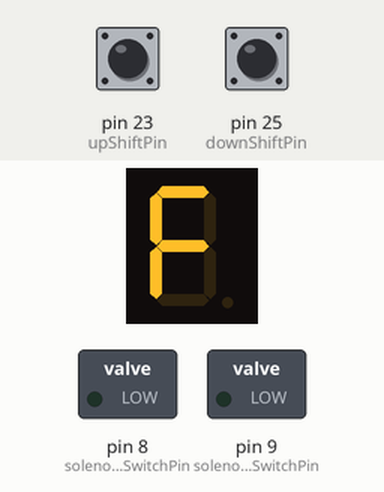
Recording of a sketch running on a simulated Arduino Mega 2560, built with avr-gcc and run on an emulated ATmega2560. Parts: 1-digit seven-segment display, switched loads named in the sketch (green lamp = pin HIGH). Wiring (inferred from the names in the program): 1-digit 7-segment display, segments lit when HIGH: segments pin 22, pin 24, pin 26, pin 28, pin 30, pin 32, pin 34, pin 28. The test bench sets the inputs (shaded band); at power-on: pin 23 (upShiftPin) LOW, pin 25 (downShiftPin) LOW. The segment pins are drawn as the display they are named for; pins used as bus, display or sensor lines are not drawn.

Above: at 11.6 s.
At 14.7 s:
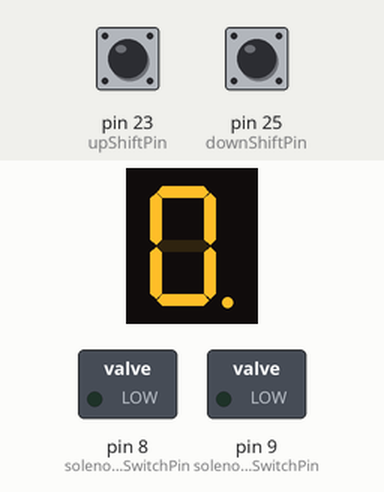
14.8 s: pin 23 (upShiftPin) pulled HIGH for 0.15 s
At 15.2 s:
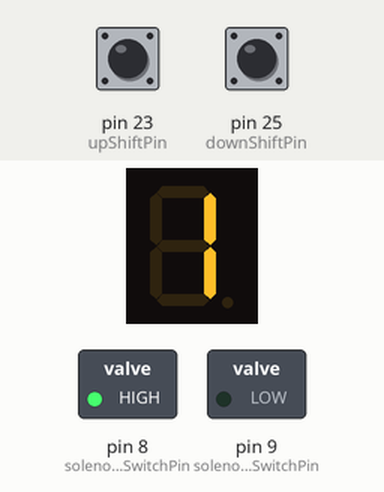
16.8 s: pin 25 (downShiftPin) pulled HIGH for 0.15 s
At 17.2 s:
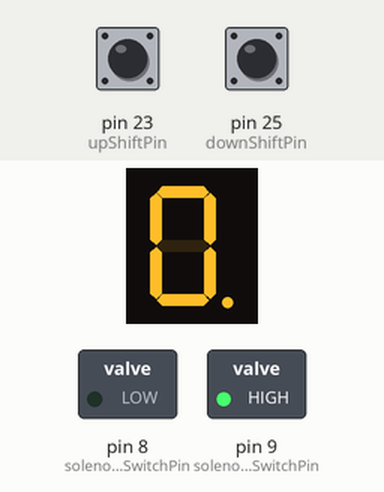
Timing chart, 0 to 19.8 s (numbered marks = the images above; inputs shaded):
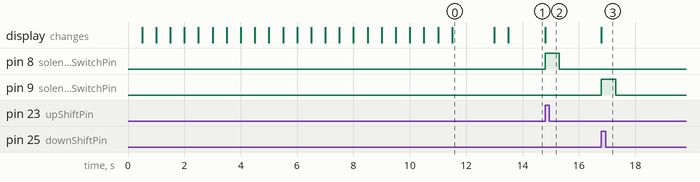

Measured:
- after the input at 14.8 s, pin 8 (solenoidUpSwitchPin): LOW → HIGH at once, → LOW 0.50 s later; the display: changes at once (image 2)
- after the input at 16.8 s, pin 9 (solenoidDownSwitchPin): LOW → HIGH at once, → LOW 0.50 s later; the display: changes at once (image 3)
- what the display in image 0 shows lasts 1.5 s, from 11.5 s to 13.0 s

The sketch:

shiftingCode.ino
```cpp
// Design by Dominic Carrillo and used by ya boi
// Edited on April 16th, 2022
// Program Description: This program will listen to signals sent by the paddle shifters, either upshifting or downshifting. Esta programa es muy, muy malo. Muento me. Depending on the signal recieved, a shifting action will happen to change the gear counter indicator and an appropiate shift procedure for the corresponding upshift or downshift signal.

//=======================================================================================
// Global Variables
//=======================================================================================

  int gearCounter = 0;

// Segement Pins

  int APin = 22;
  int BPin = 24;
  int CPin = 26;
  int DPin = 28;
  int EPin = 30;
  int FPin = 32;
  int GPin = 34;

// Paddle Switch Pins

  int upShiftPin = 23;
  int downShiftPin = 25;
  int solenoidUpSwitchPin = 8;
  int solenoidDownSwitchPin = 9;

// Configurable Variables

  // Delay time for when the solenoid will engage then to disengage
  int shiftTime = 500; // in ms

//=======================================================================================
// Helper Functions
//=======================================================================================

// Gear Counter Functions
//---------------------------------------------------------------------------------------
// Display 0 on Segment Display from Truth Table
void disp_zero_gear(){
  digitalWrite(APin, HIGH);
  digitalWrite(BPin, HIGH);
  digitalWrite(CPin, HIGH);
  digitalWrite(DPin, HIGH);
  digitalWrite(EPin, HIGH);
  digitalWrite(FPin, HIGH);
  digitalWrite(GPin, LOW);
}
// Display 1 on Segment Display from Truth Table
void disp_first_gear(){
  digitalWrite(APin, LOW);
  digitalWrite(BPin, HIGH);
  digitalWrite(CPin, HIGH);
  digitalWrite(DPin, LOW);
  digitalWrite(EPin, LOW);
  digitalWrite(FPin, LOW);
  digitalWrite(GPin, LOW);
}
// Display 2 on Segment Display from Truth Table
void disp_second_gear(){
  digitalWrite(APin, HIGH);
  digitalWrite(BPin, HIGH);
  digitalWrite(CPin, LOW);
  digitalWrite(DPin, HIGH);
  digitalWrite(EPin, HIGH);
  digitalWrite(FPin, LOW);
  digitalWrite(GPin, HIGH);
}
// Display 3 on Segment Display from Truth Table
void disp_third_gear(){
  digitalWrite(APin, HIGH);
  digitalWrite(BPin, HIGH);
  digitalWrite(CPin, HIGH);
  digitalWrite(DPin, HIGH);
  digitalWrite(EPin, LOW);
  digitalWrite(FPin, LOW);
  digitalWrite(GPin, HIGH);
}
// Display 4 on Segment Display from Truth Table
void disp_fourth_gear(){
  digitalWrite(APin, LOW);
  digitalWrite(BPin, HIGH);
  digitalWrite(CPin, HIGH);
  digitalWrite(DPin, LOW);
  digitalWrite(EPin, LOW);
  digitalWrite(FPin, HIGH);
  digitalWrite(GPin, HIGH);
}
// Display 5 on Segment Display from Truth Table
void disp_fifth_gear(){
  digitalWrite(APin, HIGH);
  digitalWrite(BPin, LOW);
  digitalWrite(CPin, HIGH);
  digitalWrite(DPin, HIGH);
  digitalWrite(EPin, LOW);
  digitalWrite(FPin, HIGH);
  digitalWrite(GPin, HIGH);
}
// Display 6 on Segment Display from Truth Table
void disp_sixth_gear(){
  digitalWrite(APin, HIGH);
  digitalWrite(BPin, LOW);
  digitalWrite(CPin, HIGH);
  digitalWrite(DPin, HIGH);
  digitalWrite(EPin, HIGH);
  digitalWrite(FPin, HIGH);
  digitalWrite(GPin, HIGH);
}
// Turn Off Segment Display from Truth Table
void turn_off_gear(){
  digitalWrite(APin, LOW);
  digitalWrite(BPin, LOW);
  digitalWrite(CPin, LOW);
  digitalWrite(DPin, LOW);
  digitalWrite(EPin, LOW);
  digitalWrite(FPin, LOW);
  digitalWrite(GPin, LOW);
}
// Turn Off Segment Display from Truth Table
void disp_f_gear(){
  digitalWrite(APin, HIGH);
  digitalWrite(BPin, LOW);
  digitalWrite(CPin, LOW);
  digitalWrite(DPin, LOW);
  digitalWrite(EPin, HIGH);
  digitalWrite(FPin, HIGH);
  digitalWrite(GPin, HIGH);
}
//=======================================================================================
// Initializing of all pins on Arduino Board
//=======================================================================================

void setup(){
  // Segment Pin Mode
  pinMode(APin, OUTPUT);
  pinMode(BPin, OUTPUT);
  pinMode(CPin, OUTPUT);
  pinMode(DPin, OUTPUT);
  pinMode(EPin, OUTPUT);
  pinMode(FPin, OUTPUT);
  pinMode(GPin, OUTPUT);

  // Gear Switch Pin Mode
  pinMode(upShiftPin, INPUT);
  pinMode(downShiftPin, INPUT);
  pinMode(solenoidUpSwitchPin, OUTPUT);
  pinMode(solenoidDownSwitchPin, OUTPUT);

  // Cycle Through Gear Counter
  for(int i = 0; i < 7; ++i){
      switch(i){
          case 0:
              disp_zero_gear();
              break;
          case 1:
              disp_first_gear();
              break;
          case 2:
              disp_second_gear();
              break;
          case 3:
              disp_third_gear();
              break;
          case 4:
              disp_fourth_gear();
              break;
          case 5:
              disp_fifth_gear();
              break;
          case 6:
              disp_sixth_gear();
              break;
      }//End of Switch Case
      delay(500); // wait x ms in displaying gear indicator
      turn_off_gear();
  }//End of ForLoop

  // F for respect
  for(int i = 0; i < 8; i++){
      disp_f_gear();
      delay(500);
      turn_off_gear();
      delay(500);
  }
  disp_f_gear();
  delay(1500);
  turn_off_gear();
  delay(500);
  disp_zero_gear();

}//End of Setup

//=======================================================================================
// Start of Looping Code
//=======================================================================================

void loop(){
  // When the user pressed down the up shift paddle
  if ( digitalRead(upShiftPin) == HIGH ){
    // Increase Gear Counter
    switch(gearCounter+1){
      case 1:
        disp_first_gear();
        gearCounter++;
        break;
      case 2:
        disp_second_gear();
        gearCounter++;
        break;
      case 3:
        disp_third_gear();
        gearCounter++;
        break;
      case 4:
        disp_fourth_gear();
        gearCounter++;
        break;
      case 5:
       disp_fifth_gear();
       gearCounter++;
       break;
      case 6:
        disp_sixth_gear();
        gearCounter++;
        break;
    }//End of Switch Case

    // Engage Solenoid to UpShift
    digitalWrite(solenoidUpSwitchPin, HIGH);  // Write to solenoid_up_pin to high
    delay(shiftTime);                         // Wait till solenoid push out piston for upshift
    digitalWrite(solenoidUpSwitchPin, LOW);   // Write to solenoid_up_pin to low

    // While loop till button has been released
    while ( digitalRead(upShiftPin) == HIGH)
    {
        // Do nothing till release
    }
  }//End of upshift

  // When the user pressed down the down shift paddle
  else if ( digitalRead(downShiftPin) == HIGH ){
    // Decrease Gear Counter
    switch(gearCounter-1){
      case 0:
        disp_zero_gear();
        gearCounter--;
        break;
      case 1:
        disp_first_gear();
        gearCounter--;
        break;
      case 2:
        disp_second_gear();
        gearCounter--;
        break;
      case 3:
        disp_third_gear();
        gearCounter--;
        break;
      case 4:
        disp_fourth_gear();
        gearCounter--;
        break;
      case 5:
        disp_fifth_gear();
        gearCounter--;
        break;
      }//End of Switch Case

      // Engage Solenoid to Downshift
      digitalWrite(solenoidDownSwitchPin, HIGH);  // Write to solenoid_down_pin to high
      delay(shiftTime);                    	      // Wait till solenoid pulll in piston for downshift
      digitalWrite(solenoidDownSwitchPin, LOW);	  // Write to solenoid_down_pin to low

      // While loop till button has been released
      while ( digitalRead(downShiftPin) == HIGH)
      {
          // Do nothing till release
      }
  }//End of downshift
}//End of Loop
```
